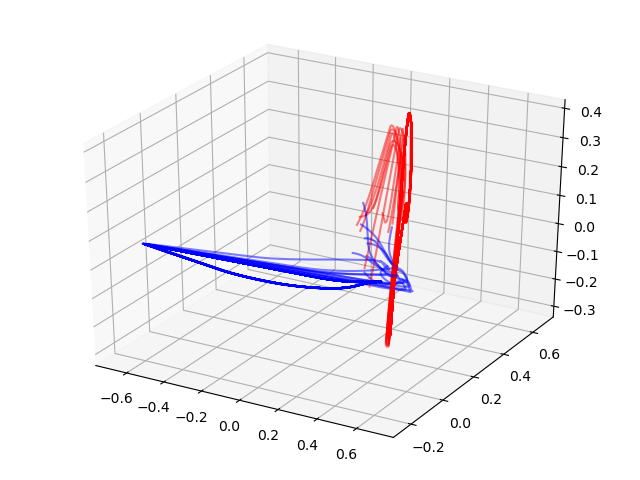

Write Python code to recreate this figure.
import numpy as np
import argparse
from sklearn.decomposition import PCA
import utils
import importlib
from FPI_2P import FPI_2P_Stgy

parser = argparse.ArgumentParser(description='tunnel on 3x3 game')
parser.add_argument(
    'settings', metavar='SETTING_PY_FILE_BASENAME', type=str, nargs=1,
    help='game setting .py file in `games` subdir: initial strategies, payoff matrices...')
args = parser.parse_args()
setting_file = args.settings[0]
settings = importlib.import_module('games.' + setting_file)

rows, cols = settings.payoff_matrix_row.shape

# algorithm settings
rate = 10 ** -5
iters = 1 * 10 ** 5

stats_l = []
for _ in range(10):
    str_row_init = utils.randomize_mixed_strategy(rows)
    str_col_init = utils.randomize_mixed_strategy(cols)
    fpi = FPI_2P_Stgy(
        [str_row_init, str_col_init],
        [settings.payoff_matrix_row, settings.payoff_matrix_col])
    fpi.converge(rate, iters)
    eqpt = fpi.eqpt()
    FPI_2P_Stgy.display_eqpt(eqpt)
    stats_l.append((fpi.get_stats()['str_row_l'], fpi.get_stats()['str_col_l']))
    print(eqpt)

# combine all data into one to fit PCA, then transform them to 3D
str_row_combined_l = str_col_combined_l = []
for item in stats_l:
    str_row_combined_l += item[0]
    str_col_combined_l += item[1]
pca_row = PCA(n_components=3)
pca_col = PCA(n_components=3)
pca_row.fit(np.array(str_row_combined_l))
pca_col.fit(np.array(str_col_combined_l))

from mpl_toolkits.mplot3d import Axes3D
import matplotlib.pyplot as plt
fig = plt.figure()
ax = fig.gca(projection='3d')
for item in stats_l:
    str_row_a = pca_row.transform(np.array(item[0]))
    str_col_a = pca_col.transform(np.array(item[1]))

    ax.plot(str_row_a[:, 0], str_row_a[:, 1], zs=str_row_a[:, 2], zdir='z', color='red', alpha=.5)
    ax.plot(str_col_a[:, 0], str_col_a[:, 1], zs=str_col_a[:, 2], zdir='z', color='blue', alpha=.5)

plt.tight_layout()
plt.savefig('tunnel_PCA_3D.png')
plt.show()
